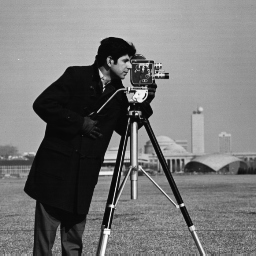
%> input picture matlab_pusposki/SteerableWavelets/cameraman.png, 256 x 256 px
$ octave demoWavelet.m   (GNU Octave 9; MATLAB toolbox functions it lacks are replaced by stand-ins)
%> lines starting %> are read from the running program, lines starting %| are printed output that depends on the picture
### matlab_pusposki/SteerableWavelets/U/Prolate.m
function [U,harmonics] = Prolate(harmonics)
%
% function [U,harmonics] = Prolate(harmonics)
%
%
% U matrix for Prolate design.
%
%
% INPUTS
% ------
%
% harmonics     vector of harmonics (corresponding to exp^j*harmonics*angle)
%
%
% OUTPUTS
% -------
%
% U             construction matrix
%
% harmonics     vector of harmonics (corresponding to exp^j*harmonics*angle)
%
%
% REFERENCE
% ---------
% You are free to use this software for research purposes, but you should
% not redistribute it without our consent.
%
% In addition, we expect you to include the following citations:
%
% Z. Puspoki and M. Unser, "Template-Free Wavelet-Based Detection of Local
% Symmetries", IEEE Transactions on Image Processing, vol. 24, no. 10,
% pp. 3009-3018, October 2015
% M. Unser and N. Chenouard, "A Unifying Parametric Framework for 2D Steerable
% Wavelet Transforms", SIAM Journal on Imaging Sciences, vol. 6, no. 1,
% pp. 102-135, 2013.
%
%
% AUTHOR
% ------
%
% Z. Puspoki (zsuzsanna.puspoki@epfl.ch)
%
% Biomedical Imaging Group
% Ecole Polytechnique Federale de Lausanne (EPFL)


lH = length(harmonics);

W = zeros(lH);
for j = 1:lH;
    W(j,:) = harmonics(j)-harmonics;
end

for i = 1:lH
    for j = 1:lH
        if (W(i,j)==0)
            W(i,j) = pi^2/3;
        else
            W(i,j) = (4*pi*W(i,j) + 4*pi*W(i,j)*cos(pi*W(i,j))+(pi^2*W(i,j)^2-8)*sin(pi*W(i,j)))/(pi*W(i,j)^3);
        end

    end
end

[U, D] = eig(W);
[~,idx] = sort(abs(diag(D)),'ascend');
U = U.';
U = U(idx,:);
U = U/sqrt(trace(U'*U));


end

### matlab_pusposki/SteerableWavelets/PlotWaveletScales.m
function PlotWaveletScales(hafun,hdfun,hfun,U,harmonics,sA,num_scales,steerangle)
%
% function PlotWaveletScales(hafun,hdfun,hfun,U,harmonics,sA,num_scales,steerangle)
%
%
% plot wavelet function for each scale and channel and mother wavelet for the
% last scale at the same resolution as used for analysis (all channels for each
% scale are given in a separate plot).
%
%
% INPUTS
% ------
%
% hafun         approximation filter (function handle)
%
% hdfun         detail filter  (function handle)
%
% hfun          isotropic mother wavelet Fourier transform (function handle)
%
% U             construction matrix
%
% harmonics     vector of harmonics (corresponding to exp^j*harmonics*angle)
%
% sA            size of the image
%
% num_scales    number of scales
%
% steerangle    angle by which to steer the wavelet (optional, defaults to 0)
%
%
% REFERENCE
% ---------
% You are free to use this software for research purposes, but you should
% not redistribute it without our consent.
%
% In addition, we expect you to include the following citations:
%
% Z. Puspoki and M. Unser, "Template-Free Wavelet-Based Detection of Local
% Symmetries", IEEE Transactions on Image Processing, vol. 24, no. 10,
% pp. 3009-3018, October 2015
% M. Unser and N. Chenouard, "A Unifying Parametric Framework for 2D Steerable
% Wavelet Transforms", SIAM Journal on Imaging Sciences, vol. 6, no. 1,
% pp. 102-135, 2013.
%
%
% AUTHOR
% ------
%
% Z. Puspoki (zsuzsanna.puspoki@epfl.ch)
%
% Biomedical Imaging Group
% Ecole Polytechnique Federale de Lausanne (EPFL)


if ~exist('steerangle','var')
    steerangle = 0;
end

%fprintf('\nPlot wavelet...\n');

num_chan   = size(U,1);

for i=1:num_scales
    figure;
    for j=1:num_chan

        alpha = 1;
        dx = 1;
        xmax = 2*sA(1)/2^(i-1);

        psi = psiWav(hfun,U(j,:),harmonics,alpha,dx,xmax,steerangle);

        subplot(3,num_chan,j);
        imagesc(abs(psi));
        title(sprintf('chan %d',j));
        axis image;
        axis square;
        axis off;
        %colorbar;

        subplot(3,num_chan,j+num_chan);
        imagesc(real(psi));
        title(sprintf('chan %d',j));
        title(sprintf('chan %d',j));
        axis image;
        axis square;
        axis off;
        %colorbar;

        subplot(3,num_chan,j+2*num_chan);
        imagesc(imag(psi));
        title(sprintf('chan %d',j));
        axis image;
        axis square;
        axis off;
        %colorbar;
    end
    suptitle(sprintf('wavelet scale %d, 1st row: mag, 2nd row: real, 3rd row: imag',i));
end


figure;

alpha = 1;
dx = 1;
xmax = 2*sA(1)/2^(num_scales-1);

for j=1:num_chan
    phi = psiWav(hafun,U(j,:),harmonics,alpha,dx,xmax,steerangle);

    subplot(3,num_chan,j);
    imagesc(abs(phi));
    title(sprintf('chan %d',j));
    axis image;
    axis square;
    axis off;
    %colorbar;

    subplot(3,num_chan,j+num_chan);
    imagesc(real(phi));
    title(sprintf('chan %d',j));
    axis image;
    axis square;
    axis off;
    %colorbar;

    subplot(3,num_chan,j+2*num_chan);
    imagesc(imag(phi));
    title(sprintf('chan %d',j));
    axis image;
    axis square;
    axis off;
    %colorbar;
end
suptitle(sprintf('scaling function, 1st row: mag, 2nd row: real, 3rd row: imag'));

drawnow;

### matlab_pusposki/SteerableWavelets/Wavelet/psiWav.m
function z = psiWav(h,u,harmonics,alpha,dx,xmax,steerangle)
%
% function z = psiWav(h,u,harmonics,alpha,dx,xmax,steerangle)
%
%
% compute wavelet function.
%
%
% INPUTS
% ------
%
% h             isotropic mother wavelet Fourier transform (function handle)
%
% u             vector of Riesz expansion coefficients for given harmonics
%
% harmonics     vector of harmonics (corresponding to exp^j*harmonics*angle)
%
% alpha         scale factor
%
% dx,xmax       Fourier-domain sampling parameters
%
% steerangle    angle by which to steer the wavelet (optional, defaults to 0)
%
%
% REFERENCE
% ---------
% You are free to use this software for research purposes, but you should
% not redistribute it without our consent.
%
% In addition, we expect you to include the following citations:
%
% Z. Puspoki and M. Unser, "Template-Free Wavelet-Based Detection of Local
% Symmetries", IEEE Transactions on Image Processing, vol. 24, no. 10,
% pp. 3009-3018, October 2015
% M. Unser and N. Chenouard, "A Unifying Parametric Framework for 2D Steerable
% Wavelet Transforms", SIAM Journal on Imaging Sciences, vol. 6, no. 1,
% pp. 102-135, 2013.
%
%
% AUTHOR
% ------
%
% Z. Puspoki (zsuzsanna.puspoki@epfl.ch)
%
% Biomedical Imaging Group
% Ecole Polytechnique Federale de Lausanne (EPFL)


if ~exist('steerangle','var')
    steerangle = 0;
end

N    = length(u);

wmax = pi/dx;
dw   = pi/xmax;
w    = -wmax:dw:(wmax-dw);

[W1 W2] = ndgrid(w,w);

RHO     = sqrt(W1.^2+W2.^2);
PHI     = atan2(W2,W1);
PHI(isnan(PHI)) = 0;

PHI = PHI + steerangle;

Fzrho   = sqrt(alpha) * h(alpha*RHO);

Fzphi   = zeros(size(PHI));
for n = 1:N
    Fzphi = Fzphi + u(n)*exp(-1i*harmonics(n)*PHI);
end

Fz      = Fzrho.*Fzphi;

z       = fftshift(ifftn(fftshift(Fz)));

### matlab_pusposki/SteerableWavelets/Init.m
function [hafun,hdfun,hfun,U,harmonics] = Init(htype, Utype, Uparams)
%
% function [hafun,hdfun,hfun,U,harmonics] = Init(htype, Utype, Uparams)
%
% initialize steerable wavelet construction.
%
%
% INPUTS
% ------
%
% htype         isotropic wavelet type (string), one of 'Simoncelli', 'Meyer',
%               'Papadakis' or 'Shannon'
%
% Utype         steerable construction type (string). Available constructions
%               are 'Gradient', 'Monogenic', 'Hessian', 'CircularHarmonic',
%               'Prolate', 'ProlateUniSided', 'Slepian', 'RieszEven',
%               'RieszOdd', 'RieszComplete', 'SimoncelliEven', 'SimoncelliOdd',
%               'SimoncelliComplete', 'UserDefined'.
%
% Uparams       parameter structure for the chosen steerable construction. Run
%               SteerableDesign() with Utype as the first argument and the
%               string 'help' as the second argument to get a list of
%               parameters for the given Utype.
%
%
% OUTPUTS
% -------
%
% hafun         approximation filter (function handle)
%
% hdfun         detail filter  (function handle)
%
% hfun          isotropic mother wavelet Fourier transform (function handle)
%
% U             construction matrix
%
% harmonics     vector of harmonics for the chosen design and parameters
%
%
% REFERENCE
% ---------
% You are free to use this software for research purposes, but you should
% not redistribute it without our consent.
%
% In addition, we expect you to include the following citations:
%
% Z. Puspoki and M. Unser, "Template-Free Wavelet-Based Detection of Local
% Symmetries", IEEE Transactions on Image Processing, vol. 24, no. 10,
% pp. 3009-3018, October 2015
% M. Unser and N. Chenouard, "A Unifying Parametric Framework for 2D Steerable
% Wavelet Transforms", SIAM Journal on Imaging Sciences, vol. 6, no. 1,
% pp. 102-135, 2013.
%
%
% AUTHOR
% ------
%
% Z. Puspoki (zsuzsanna.puspoki@epfl.ch)
%
% Biomedical Imaging Group
% Ecole Polytechnique Federale de Lausanne (EPFL)
%


switch htype
    case 'Simoncelli'
        hfun  = @(r) h_Simoncelli(r);
        hafun = @(r) h_Simoncelli_a(r);
        hdfun = @(r) h_Simoncelli_d(r);

    case 'Meyer'
        hfun  = @(r) h_Meyer(r);
        hafun = @(r) h_Meyer_a(r);
        hdfun = @(r) h_Meyer_d(r);

    case 'Papadakis'
        hfun  = @(r) h_Papadakis(r);
        hafun = @(r) h_Papadakis_a(r);
        hdfun = @(r) h_Papadakis_d(r);

    case 'Shannon'
        hfun  = @(r) h_Shannon(r);
        hafun = @(r) h_Shannon_a(r);
        hdfun = @(r) h_Shannon_d(r);

    otherwise
        error('unsupported htype.');

end

[U,harmonics] = SteerableDesign(Utype,Uparams);

end

### matlab_pusposki/SteerableWavelets/PlotWavelet.m
function PlotWavelet(hfun,u,harmonics,steerangle)
%
% function PlotWavelet(hfun,u,harmonics,steerangle)
%
%
% plot wavelet function.
%
%
% INPUTS
% ------
%
% hfun          isotropic mother wavelet Fourier transform (function handle)
%
% u             vector of Riesz expansion coefficients for given harmonics
%
% harmonics     vector of harmonics (corresponding to exp^j*harmonics*angle)
%
% steerangle    angle by which to steer the wavelet (optional, defaults to 0)
%
%
% REFERENCE
% ---------
% You are free to use this software for research purposes, but you should
% not redistribute it without our consent.
%
% In addition, we expect you to include the following citations:
%
% Z. Puspoki and M. Unser, "Template-Free Wavelet-Based Detection of Local
% Symmetries", IEEE Transactions on Image Processing, vol. 24, no. 10,
% pp. 3009-3018, October 2015
% M. Unser and N. Chenouard, "A Unifying Parametric Framework for 2D Steerable
% Wavelet Transforms", SIAM Journal on Imaging Sciences, vol. 6, no. 1,
% pp. 102-135, 2013.
%
%
% AUTHOR
% ------
%
% Z. Puspoki (zsuzsanna.puspoki@epfl.ch)
%
% Biomedical Imaging Group
% Ecole Polytechnique Federale de Lausanne (EPFL)

if ~exist('steerangle','var')
    steerangle = 0;
end

%fprintf('\nPlot wavelet...\n');

% parameters for Fourier domain sampling of the wavelet function for plots
plot_dx   = .1;
plot_xmax = 50;

psi = psiWav(hfun,u,harmonics,1,plot_dx,plot_xmax,steerangle);

figure;

subplot 221
imagesc(abs(psi));
title(sprintf('wavelet abs'));
axis square;
axis off;
colorbar;

subplot 222
imagesc(angle(psi));
title('wavelet phase');
axis square;
axis off;
colorbar;

subplot 223
imagesc(real(psi));
title('wavelet real');
axis square;
axis off;
colorbar;

subplot 224
imagesc(imag(psi));
title('wavelet imag');
axis square;
axis off;
colorbar;

drawnow;

end

### matlab_pusposki/SteerableWavelets/SteerableDesign.m
function [U,harmonics] = SteerableDesign(Utype,params)
%
% function [U,harmonics] = SteerableDesign(Utype,params)
%
%
% return steerable wavelet construction matrix and vector of harmonics.
%
%
% INPUTS
% ------
%
% Utype         steerable construction type (string). Available constructions
%               are 'Gradient', 'Monogenic', 'Hessian', 'CircularHarmonic',
%               'Prolate', 'ProlateUniSided', 'Slepian', 'RieszEven',
%               'RieszOdd', 'RieszComplete', 'SimoncelliEven', 'SimoncelliOdd',
%               'SimoncelliComplete', 'UserDefined'
%
% params        parameter structure for the chosen steerable construction. Set
%               this argument to the string 'help' to get a list of parameters
%               for the given Utype
%
%
% OUTPUTS
% -------
%
% U             construction matrix
%
% harmonics     vector of harmonics for the chosen design and parameters
%
%
% REFERENCE
% ---------
% You are free to use this software for research purposes, but you should
% not redistribute it without our consent.
%
% In addition, we expect you to include the following citations:
%
% Z. Puspoki and M. Unser, "Template-Free Wavelet-Based Detection of Local
% Symmetries", IEEE Transactions on Image Processing, vol. 24, no. 10,
% pp. 3009-3018, October 2015
% M. Unser and N. Chenouard, "A Unifying Parametric Framework for 2D Steerable
% Wavelet Transforms", SIAM Journal on Imaging Sciences, vol. 6, no. 1,
% pp. 102-135, 2013.
%
%
% AUTHOR
% ------
%
% Z. Puspoki (zsuzsanna.puspoki@epfl.ch)
%
% Biomedical Imaging Group
% Ecole Polytechnique Federale de Lausanne (EPFL)


helpmode = strcmp(params,'help');

U = [];
harmonics = [];

switch Utype
    case 'Gradient'
        if helpmode
            fprintf('Gradient Utype requires no parameters.\n');
            return;
        end
        [U,harmonics] = Gradient();

    case 'Monogenic'
        if helpmode
            fprintf('Monogenic Utype requires no parameters.\n');
            return;
        end
	[U,harmonics] = Monogenic();

    case 'Hessian'
        if helpmode
            fprintf('Hessian Utype requires no parameters.\n');
            return;
        end
        [U,harmonics] = Hessian();

    case 'CircularHarmonic'
        if helpmode
            fprintf('CircularHarmonic Utype requires parameter(s):\n');
            fprintf('.harmonics     vector of harmonics\n');
            return;
        end
	[U,harmonics] = CircularHarmonic(params.harmonics);

    case 'Prolate'
        if helpmode
            fprintf('Prolate Utype requires parameter(s):\n');
            fprintf('.harmonics     vector of harmonics\n');
            return;
        end
        [U,harmonics] = Prolate(params.harmonics);

    case 'ProlateUniSided'
        if helpmode
            fprintf('ProlateUniSided Utype requires parameter(s):\n');
            fprintf('.harmonics     vector of harmonics\n');
            return;
        end
        [U,harmonics] = ProlateUniSided(params.harmonics);

    case 'Slepian'
        if helpmode
            fprintf('Slepian Utype requires parameter(s):\n');
            fprintf('.harmonics     vector of harmonics\n');
            fprintf('.B             bandwidth\n');
            return;
        end
        [U,harmonics] = Slepian(params.harmonics,params.B);

    case 'RieszEven'
        if helpmode
            fprintf('RieszEven Utype requires parameter(s):\n');
            fprintf('.order         even order\n');
            return;
        end
        [U,harmonics] = RieszEven(params.order);

    case 'RieszOdd'
        if helpmode
            fprintf('RieszOdd Utype requires parameter(s):\n');
            fprintf('.order         odd order\n');
            return;
        end
        [U,harmonics] = RieszOdd(params.order);

    case 'RieszComplete'
        if helpmode
            fprintf('RieszComplete Utype requires parameter(s):\n');
            fprintf('.order         order\n');
            return;
        end
        [U,harmonics] = RieszComplete(params.order);

    case 'SimoncelliEven'
        if helpmode
            fprintf('SimoncelliEven Utype requires parameter(s):\n');
            fprintf('.order         even order\n');
            return;
        end
        [U,harmonics] = SimoncelliEven(params.order);

    case 'SimoncelliOdd'
        if helpmode
            fprintf('SimoncelliOdd Utype requires parameter(s):\n');
            fprintf('.order         odd order\n');
            return;
        end
        [U,harmonics] = SimoncelliOdd(params.order);

    case 'SimoncelliComplete'
        if helpmode
            fprintf('SimoncelliComplete Utype requires parameter(s):\n');
            fprintf('.order         order\n');
            return;
        end
        [U,harmonics] = SimoncelliComplete(params.order);

    case 'UserDefined'
        if helpmode
            fprintf('UserDefined Utype requires parameter(s):\n');
            fprintf('.Udef          U matrix\n');
            fprintf('.harmonics     vector of harmonics\n');
            return;
        end
        if size(params.Udef,2) ~= length(params.harmonics)
            error('incompatible Udef and harmonics');
        end
        U = params.Udef;
        harmonics = params.harmonics;

    otherwise
        fprintf('Supported Utypes:\n');
        fprintf('Gradient, Monogenic, Hessian, CircularHarmonic, Prolate, ProlateUniSided, Slepian, RieszEven, RieszOdd, RieszComplete, SimoncelliEven, SimoncelliOdd, SimoncelliComplete, UserDefined.\n');
        fprintf('Run SteerableDesign() with ''help'' as the second argument to get help on the fields of the params struct for a specific design.\n');
        error('Unsupported Utype.');
end

### matlab_pusposki/SteerableWavelets/Wavelet/Radial/h_Simoncelli.m
function hr = h_Simoncelli(r)
%
% function hr = h_Simoncelli(r)
%
%
% for Simoncelli wavelet.
%
%
% INPUTS
% ------
%
% r             Fourier radius vector
%
%
%
% OUTPUT
% ------
%
% hr            radial Fourier value at r
%
%
% REFERENCE
% ---------
% You are free to use this software for research purposes, but you should
% not redistribute it without our consent.
%
% In addition, we expect you to include the following citations:
%
% Z. Puspoki and M. Unser, "Template-Free Wavelet-Based Detection of Local
% Symmetries", IEEE Transactions on Image Processing, vol. 24, no. 10,
% pp. 3009-3018, October 2015
% M. Unser and N. Chenouard, "A Unifying Parametric Framework for 2D Steerable
% Wavelet Transforms", SIAM Journal on Imaging Sciences, vol. 6, no. 1,
% pp. 102-135, 2013.
%
%
% AUTHOR
% ------
%
% Z. Puspoki (zsuzsanna.puspoki@epfl.ch)
%
% Biomedical Imaging Group
% Ecole Polytechnique Federale de Lausanne (EPFL)


hr = (r<= pi).*(r> (pi/4)).*(cos((pi/2)*log2(2*r/pi)));
hr(r==0) = 0;

### matlab_pusposki/SteerableWavelets/Wavelet/Radial/h_Simoncelli_a.m
function hr = h_Simoncelli_a(r)
%
% function hr = h_Simoncelli_a(r)
%
%
% for Simoncelli wavelet.
%
%
% INPUTS
% ------
%
% r             Fourier radius vector
%
%
%
% OUTPUT
% ------
%
% hr            radial Fourier value at r
%
%
% REFERENCE
% ---------
% You are free to use this software for research purposes, but you should
% not redistribute it without our consent.
%
% In addition, we expect you to include the following citations:
%
% Z. Puspoki and M. Unser, "Template-Free Wavelet-Based Detection of Local
% Symmetries", IEEE Transactions on Image Processing, vol. 24, no. 10,
% pp. 3009-3018, October 2015
% M. Unser and N. Chenouard, "A Unifying Parametric Framework for 2D Steerable
% Wavelet Transforms", SIAM Journal on Imaging Sciences, vol. 6, no. 1,
% pp. 102-135, 2013.
%
%
% AUTHOR
% ------
%
% Z. Puspoki (zsuzsanna.puspoki@epfl.ch)
%
% Biomedical Imaging Group
% Ecole Polytechnique Federale de Lausanne (EPFL)

hr = (r<= (pi/2)).*(r> (pi/4)).*(cos((pi/2)*log2(4*r/pi))) + (r <= (pi/4));
hr(r==0) = 1;

### matlab_pusposki/SteerableWavelets/demoWavelet.m
% REFERENCE
% ---------
% You are free to use this software for research purposes, but you should
% not redistribute it without our consent.
%
% In addition, we expect you to include the following citations:
%
% Z. Puspoki and M. Unser, "Template-Free Wavelet-Based Detection of Local
% Symmetries", IEEE Transactions on Image Processing, vol. 24, no. 10,
% pp. 3009-3018, October 2015
% M. Unser and N. Chenouard, "A Unifying Parametric Framework for 2D Steerable
% Wavelet Transforms", SIAM Journal on Imaging Sciences, vol. 6, no. 1,
% pp. 102-135, 2013.
%
%
% AUTHOR
% ------
%
% Z. Puspoki (zsuzsanna.puspoki@epfl.ch)
%
% Biomedical Imaging Group
% Ecole Polytechnique Federale de Lausanne (EPFL)


clear all
close all
clc

addpath U
addpath Wavelet
addpath Wavelet/Radial


%% Initialization

imfile   = 'cameraman.png';  % image to process
A = double(imread(imfile));
sA = size(A);

htype = 'Simoncelli'; % isotropic wavelet type (string), one of 'Simoncelli', 'Meyer', 'Papadakis' or 'Shannon'

Utype = 'Prolate';  %steerable construction type (string). Available constructions are
%               'Gradient', 'Monogenic', 'Hessian', 'CircularHarmonic',
%               'Prolate', 'ProlateUniSided', 'Slepian', 'RieszEven',
%               'RieszOdd', 'RieszComplete', 'SimoncelliEven', 'SimoncelliOdd',
%               'SimoncelliComplete', 'UserDefined'.

Uparams.harmonics = -4:2:4; % For 'RieszEven', 'RieszOdd', 'RieszComplete', 'SimoncelliEven', 'SimoncelliOdd',
                            %'SimoncelliComplete' - wavelet order

Uparams.B = .1;     % For 'Slepian' - bandwidth
num_scales = 4;     % number of scales
steerangle = pi/3;  % angle by which to steer the wavelet (optional, defaults to 0)

equiangular = false; % whether to construct equiangular wavelets from the first channel of Utype
Mequiangular = 9;   % number of equiangular channels

% init wavelet transform
[hafun,hdfun,hfun,U,harmonics] = Init(htype,Utype,Uparams);

if equiangular
    [U,harmonics] = EquiAng(harmonics,U(1,:),Mequiangular); % Equiangular design
end


% plot wavelets

for j=1:size(U,1)
    PlotWavelet(hfun,U(j,:),harmonics,steerangle);
    suptitle(sprintf('channel %d',j));
end
%> this loop made 5 passes
%> pass 1, `suptitle(sprintf('channel %d',j));`:
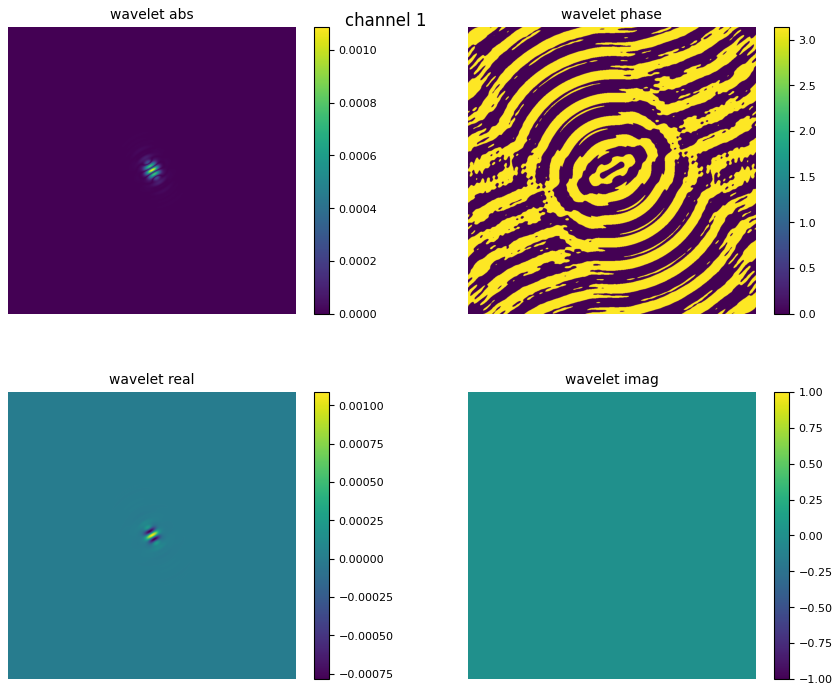
%> figure redrawn from the program's plot data, 4 panels
%> pass 2, `suptitle(sprintf('channel %d',j));`:
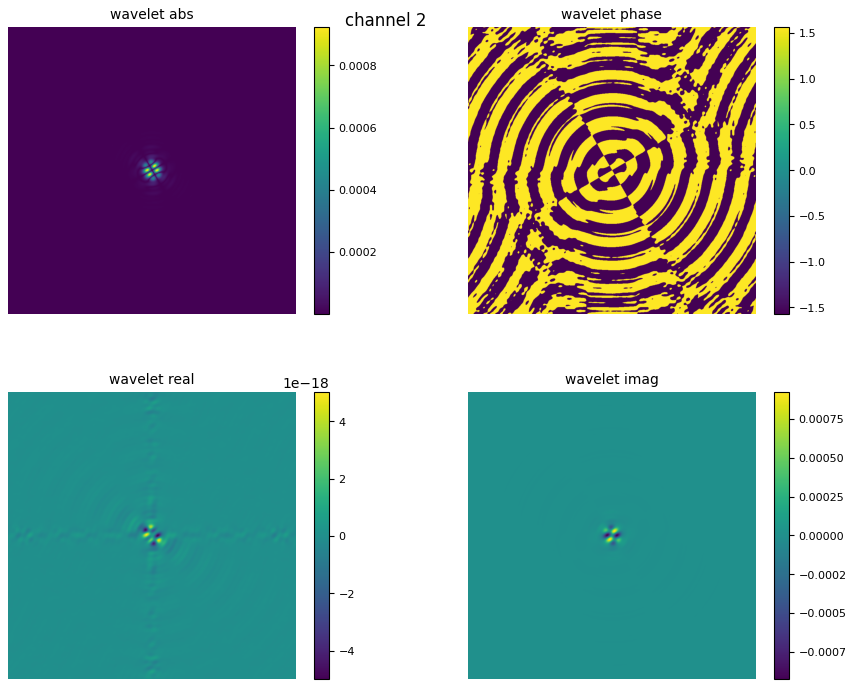
%> figure redrawn from the program's plot data, 4 panels
PlotWaveletScales(hafun,hdfun,hfun,U,harmonics,sA,num_scales,steerangle);
%> (the rest of the program and of its run is left out)
